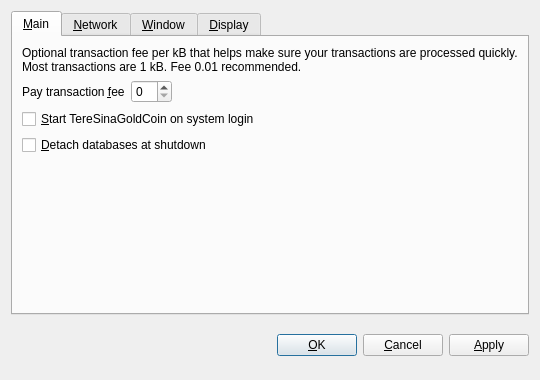
<?xml version="1.0" encoding="UTF-8"?>
<ui version="4.0">
 <class>OptionsDialog</class>
 <widget class="QDialog" name="OptionsDialog">
  <property name="geometry">
   <rect>
    <x>0</x>
    <y>0</y>
    <width>540</width>
    <height>380</height>
   </rect>
  </property>
  <property name="windowTitle">
   <string>Options</string>
  </property>
  <property name="modal">
   <bool>true</bool>
  </property>
  <layout class="QVBoxLayout" name="verticalLayout">
   <item>
    <widget class="QTabWidget" name="tabWidget">
     <property name="tabPosition">
      <enum>QTabWidget::North</enum>
     </property>
     <property name="currentIndex">
      <number>0</number>
     </property>
     <widget class="QWidget" name="tabMain">
      <attribute name="title">
       <string>&amp;Main</string>
      </attribute>
      <layout class="QVBoxLayout" name="verticalLayout_Main">
       <item>
        <widget class="QLabel" name="transactionFeeInfoLabel">
         <property name="text">
          <string>Optional transaction fee per kB that helps make sure your transactions are processed quickly. Most transactions are 1 kB. Fee 0.01 recommended.</string>
         </property>
         <property name="textFormat">
          <enum>Qt::PlainText</enum>
         </property>
         <property name="wordWrap">
          <bool>true</bool>
         </property>
        </widget>
       </item>
       <item>
        <layout class="QHBoxLayout" name="horizontalLayout_Main">
         <item>
          <widget class="QLabel" name="transactionFeeLabel">
           <property name="text">
            <string>Pay transaction &amp;fee</string>
           </property>
           <property name="textFormat">
            <enum>Qt::PlainText</enum>
           </property>
           <property name="buddy">
            <cstring>transactionFee</cstring>
           </property>
          </widget>
         </item>
         <item>
          <widget class="BitcoinAmountField" name="transactionFee"/>
         </item>
         <item>
          <spacer name="horizontalSpacer_Main">
           <property name="orientation">
            <enum>Qt::Horizontal</enum>
           </property>
           <property name="sizeHint" stdset="0">
            <size>
             <width>40</width>
             <height>20</height>
            </size>
           </property>
          </spacer>
         </item>
        </layout>
       </item>
       <item>
        <widget class="QCheckBox" name="bitcoinAtStartup">
         <property name="toolTip">
          <string>Automatically start TereSinaGoldCoin after logging in to the system.</string>
         </property>
         <property name="text">
          <string>&amp;Start TereSinaGoldCoin on system login</string>
         </property>
        </widget>
       </item>
       <item>
        <widget class="QCheckBox" name="detachDatabases">
         <property name="toolTip">
          <string>Detach block and address databases at shutdown. This means they can be moved to another data directory, but it slows down shutdown. The wallet is always detached.</string>
         </property>
         <property name="text">
          <string>&amp;Detach databases at shutdown</string>
         </property>
        </widget>
       </item>
       <item>
        <spacer name="verticalSpacer_Main">
         <property name="orientation">
          <enum>Qt::Vertical</enum>
         </property>
         <property name="sizeHint" stdset="0">
          <size>
           <width>20</width>
           <height>40</height>
          </size>
         </property>
        </spacer>
       </item>
      </layout>
     </widget>
     <widget class="QWidget" name="tabNetwork">
      <attribute name="title">
       <string>&amp;Network</string>
      </attribute>
      <layout class="QVBoxLayout" name="verticalLayout_Network">
       <item>
        <widget class="QCheckBox" name="mapPortUpnp">
         <property name="toolTip">
          <string>Automatically open the TereSinaGoldCoin client port on the router. This only works when your router supports UPnP and it is enabled.</string>
         </property>
         <property name="text">
          <string>Map port using &amp;UPnP</string>
         </property>
        </widget>
       </item>
       <item>
        <widget class="QCheckBox" name="connectSocks">
         <property name="toolTip">
          <string>Connect to the TereSinaGoldCoin network through a SOCKS proxy (e.g. when connecting through Tor).</string>
         </property>
         <property name="text">
          <string>&amp;Connect through SOCKS proxy:</string>
         </property>
        </widget>
       </item>
       <item>
        <layout class="QHBoxLayout" name="horizontalLayout_Network">
         <item>
          <widget class="QLabel" name="proxyIpLabel">
           <property name="text">
            <string>Proxy &amp;IP:</string>
           </property>
           <property name="textFormat">
            <enum>Qt::PlainText</enum>
           </property>
           <property name="buddy">
            <cstring>proxyIp</cstring>
           </property>
          </widget>
         </item>
         <item>
          <widget class="QValidatedLineEdit" name="proxyIp">
           <property name="maximumSize">
            <size>
             <width>140</width>
             <height>16777215</height>
            </size>
           </property>
           <property name="toolTip">
            <string>IP address of the proxy (e.g. 127.0.0.1)</string>
           </property>
          </widget>
         </item>
         <item>
          <widget class="QLabel" name="proxyPortLabel">
           <property name="text">
            <string>&amp;Port:</string>
           </property>
           <property name="textFormat">
            <enum>Qt::PlainText</enum>
           </property>
           <property name="buddy">
            <cstring>proxyPort</cstring>
           </property>
          </widget>
         </item>
         <item>
          <widget class="QLineEdit" name="proxyPort">
           <property name="maximumSize">
            <size>
             <width>55</width>
             <height>16777215</height>
            </size>
           </property>
           <property name="toolTip">
            <string>Port of the proxy (e.g. 9050)</string>
           </property>
          </widget>
         </item>
         <item>
          <widget class="QLabel" name="socksVersionLabel">
           <property name="text">
            <string>SOCKS &amp;Version:</string>
           </property>
           <property name="textFormat">
            <enum>Qt::PlainText</enum>
           </property>
           <property name="buddy">
            <cstring>socksVersion</cstring>
           </property>
          </widget>
         </item>
         <item>
          <widget class="QValueComboBox" name="socksVersion">
           <property name="toolTip">
            <string>SOCKS version of the proxy (e.g. 5)</string>
           </property>
          </widget>
         </item>
         <item>
          <spacer name="horizontalSpacer_Network">
           <property name="orientation">
            <enum>Qt::Horizontal</enum>
           </property>
           <property name="sizeHint" stdset="0">
            <size>
             <width>40</width>
             <height>20</height>
            </size>
           </property>
          </spacer>
         </item>
        </layout>
       </item>
       <item>
        <spacer name="verticalSpacer_Network">
         <property name="orientation">
          <enum>Qt::Vertical</enum>
         </property>
         <property name="sizeHint" stdset="0">
          <size>
           <width>20</width>
           <height>40</height>
          </size>
         </property>
        </spacer>
       </item>
      </layout>
     </widget>
     <widget class="QWidget" name="tabWindow">
      <attribute name="title">
       <string>&amp;Window</string>
      </attribute>
      <layout class="QVBoxLayout" name="verticalLayout_Window">
       <item>
        <widget class="QCheckBox" name="minimizeToTray">
         <property name="toolTip">
          <string>Show only a tray icon after minimizing the window.</string>
         </property>
         <property name="text">
          <string>&amp;Minimize to the tray instead of the taskbar</string>
         </property>
        </widget>
       </item>
       <item>
        <widget class="QCheckBox" name="minimizeOnClose">
         <property name="toolTip">
          <string>Minimize instead of exit the application when the window is closed. When this option is enabled, the application will be closed only after selecting Quit in the menu.</string>
         </property>
         <property name="text">
          <string>M&amp;inimize on close</string>
         </property>
        </widget>
       </item>
       <item>
        <spacer name="verticalSpacer_Window">
         <property name="orientation">
          <enum>Qt::Vertical</enum>
         </property>
         <property name="sizeHint" stdset="0">
          <size>
           <width>20</width>
           <height>40</height>
          </size>
         </property>
        </spacer>
       </item>
      </layout>
     </widget>
     <widget class="QWidget" name="tabDisplay">
      <attribute name="title">
       <string>&amp;Display</string>
      </attribute>
      <layout class="QVBoxLayout" name="verticalLayout_Display">
       <item>
        <layout class="QHBoxLayout" name="horizontalLayout_1_Display">
         <item>
          <widget class="QLabel" name="langLabel">
           <property name="text">
            <string>User Interface &amp;language:</string>
           </property>
           <property name="textFormat">
            <enum>Qt::PlainText</enum>
           </property>
           <property name="buddy">
            <cstring>lang</cstring>
           </property>
          </widget>
         </item>
         <item>
          <widget class="QValueComboBox" name="lang">
           <property name="toolTip">
            <string>The user interface language can be set here. This setting will take effect after restarting TereSinaGoldCoin.</string>
           </property>
          </widget>
         </item>
        </layout>
       </item>
       <item>
        <layout class="QHBoxLayout" name="horizontalLayout_2_Display">
         <item>
          <widget class="QLabel" name="unitLabel">
           <property name="text">
            <string>&amp;Unit to show amounts in:</string>
           </property>
           <property name="textFormat">
            <enum>Qt::PlainText</enum>
           </property>
           <property name="buddy">
            <cstring>unit</cstring>
           </property>
          </widget>
         </item>
         <item>
          <widget class="QValueComboBox" name="unit">
           <property name="toolTip">
            <string>Choose the default subdivision unit to show in the interface and when sending coins.</string>
           </property>
          </widget>
         </item>
        </layout>
       </item>
       <item>
        <widget class="QCheckBox" name="displayAddresses">
         <property name="toolTip">
          <string>Whether to show TereSinaGoldCoin addresses in the transaction list.</string>
         </property>
         <property name="text">
          <string>&amp;Display addresses in transaction list</string>
         </property>
        </widget>
       </item>
       <item>
        <widget class="QCheckBox" name="coinControlFeatures">
         <property name="toolTip">
          <string>Whether to show coin control features or not.</string>
         </property>
         <property name="text">
          <string>Display coin &amp;control features (experts only!)</string>
         </property>
        </widget>
       </item>
       <item>
        <spacer name="verticalSpacer_Display">
         <property name="orientation">
          <enum>Qt::Vertical</enum>
         </property>
         <property name="sizeHint" stdset="0">
          <size>
           <width>20</width>
           <height>40</height>
          </size>
         </property>
        </spacer>
       </item>
      </layout>
     </widget>
    </widget>
   </item>
   <item>
    <layout class="QHBoxLayout" name="horizontalLayout_Buttons">
     <item>
      <spacer name="horizontalSpacer_1">
       <property name="orientation">
        <enum>Qt::Horizontal</enum>
       </property>
       <property name="sizeHint" stdset="0">
        <size>
         <width>40</width>
         <height>48</height>
        </size>
       </property>
      </spacer>
     </item>
     <item>
      <widget class="QLabel" name="statusLabel">
       <property name="font">
        <font>
         <weight>75</weight>
         <bold>true</bold>
        </font>
       </property>
       <property name="text">
        <string/>
       </property>
       <property name="textFormat">
        <enum>Qt::PlainText</enum>
       </property>
       <property name="wordWrap">
        <bool>true</bool>
       </property>
      </widget>
     </item>
     <item>
      <spacer name="horizontalSpacer_2">
       <property name="orientation">
        <enum>Qt::Horizontal</enum>
       </property>
       <property name="sizeHint" stdset="0">
        <size>
         <width>40</width>
         <height>48</height>
        </size>
       </property>
      </spacer>
     </item>
     <item>
      <widget class="QPushButton" name="okButton">
       <property name="text">
        <string>&amp;OK</string>
       </property>
      </widget>
     </item>
     <item>
      <widget class="QPushButton" name="cancelButton">
       <property name="text">
        <string>&amp;Cancel</string>
       </property>
       <property name="autoDefault">
        <bool>false</bool>
       </property>
      </widget>
     </item>
     <item>
      <widget class="QPushButton" name="applyButton">
       <property name="text">
        <string>&amp;Apply</string>
       </property>
       <property name="autoDefault">
        <bool>false</bool>
       </property>
      </widget>
     </item>
    </layout>
   </item>
  </layout>
 </widget>
 <customwidgets>
  <customwidget>
   <class>BitcoinAmountField</class>
   <extends>QSpinBox</extends>
   <header>bitcoinamountfield.h</header>
  </customwidget>
  <customwidget>
   <class>QValueComboBox</class>
   <extends>QComboBox</extends>
   <header>qvaluecombobox.h</header>
  </customwidget>
  <customwidget>
   <class>QValidatedLineEdit</class>
   <extends>QLineEdit</extends>
   <header>qvalidatedlineedit.h</header>
  </customwidget>
 </customwidgets>
 <resources/>
 <connections/>
</ui>
